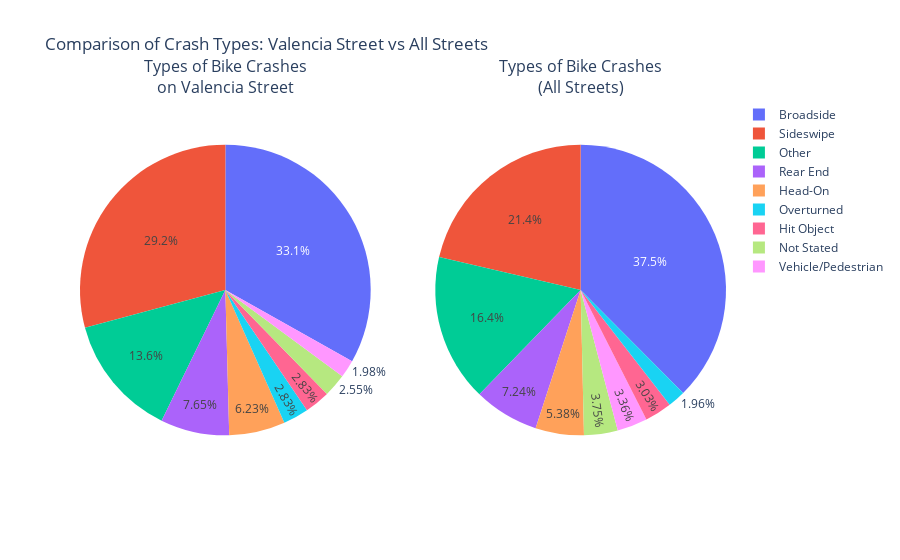
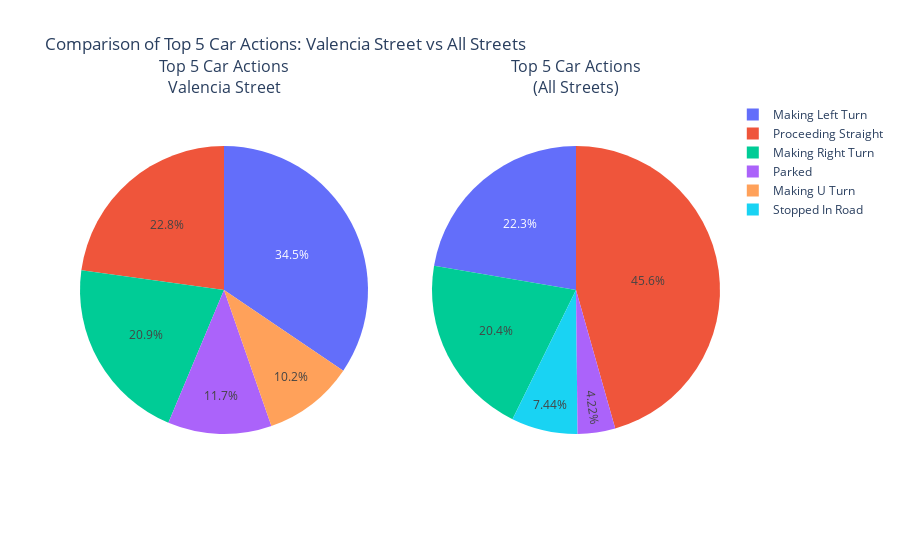
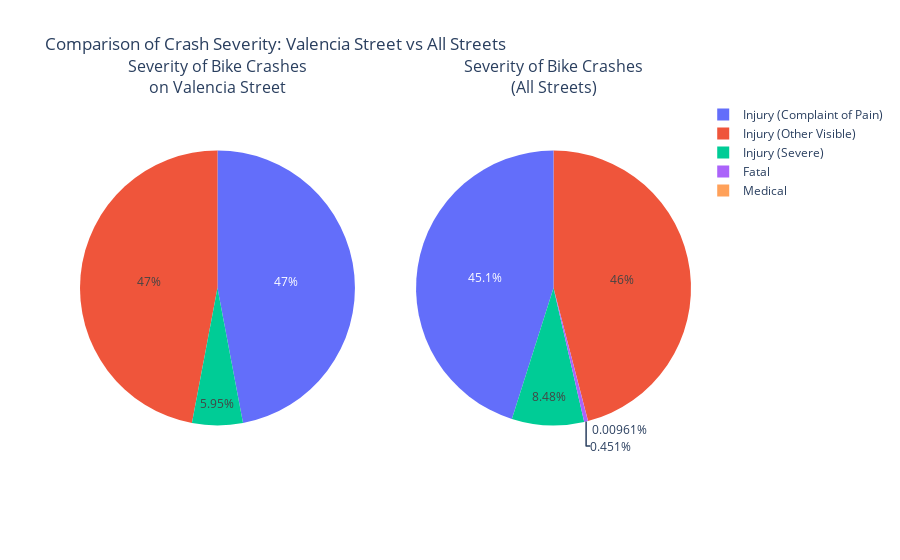
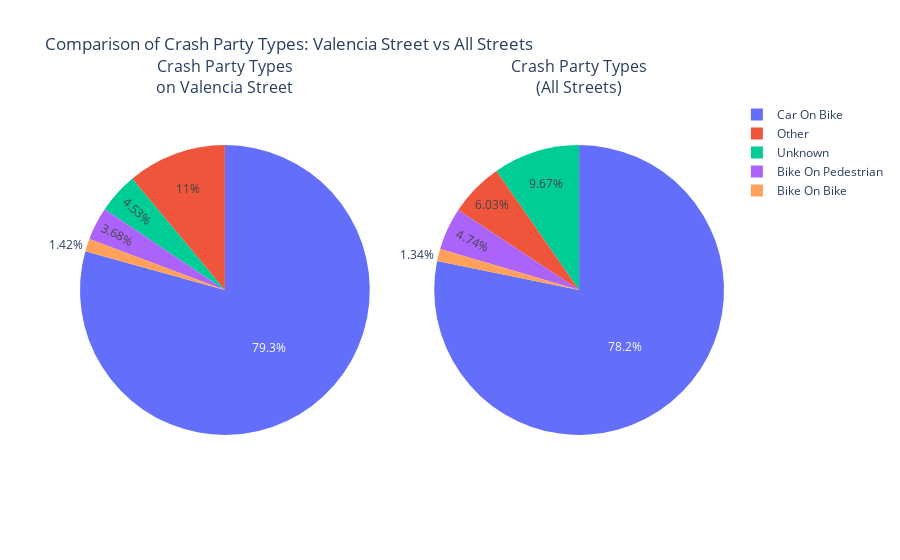

Notebook source saved alongside these figures, in order:
### Markdown cell above
## Crash and Ride Count Data Analysis

### Comparing Bicycle Crashes: Valencia Street and Citywide Patterns

Before diving into the center bike lane impact, it's useful to contextualize bicycle crash metrics on Valencia street against the rest of San Francisco. Several visualizations are presented to explore crash types, crash severity, driver behavior preceeding a crash, party involvement, and time of day between bicycle crashes on Valencia and those citywide. 

Crashes on Valencia Street are similar to the rest of the city in terms of severity and road users implicated (although during the time span analyzed there have been no fatal bike-related accidents reported on Valencia). However, Valencia has a significantly higher fraction of "parked car" crashes -- indicative of a cyclicst getting "doored" -- as compared to the top categories of crashes prevelant city-wide. In terms of timing, Valencia also shows a disproportionately higher concentration of crashes during the evening rush hour (5–8 p.m.), with peak morning crashes representing only 30.6% of peak evening volumes. This contrasts with citywide trends, where morning crashes reach approximately 77.8% of evening peak levels.

### Code cell
# Filter Valencia bike crashes
valencia_bike_crashes = crash_data[ii_valencia & ii_bike_crashes].copy()

# Metrics for Valencia bike crashes
valencia_crash_types = valencia_bike_crashes['type_of_collision'].value_counts()
valencia_crash_severity = valencia_bike_crashes['collision_severity'].value_counts()
valencia_crash_times = valencia_bike_crashes['collision_datetime'].dt.hour.value_counts().sort_index()

# Metrics for all bike crashes
all_bike_crash_types = crash_data[ii_bike_crashes]['type_of_collision'].value_counts()
all_bike_crash_severity = crash_data[ii_bike_crashes]['collision_severity'].value_counts()
all_bike_crash_times = crash_data[ii_bike_crashes]['collision_datetime'].dt.hour.value_counts().sort_index()

# Create subplots for crash types
fig_types_pie = make_subplots(rows=1, cols=2, specs=[[{'type': 'domain'}, {'type': 'domain'}]],
                              subplot_titles=["Types of Bike Crashes<br>on Valencia Street", "Types of Bike Crashes<br>(All Streets)"])

# Valencia Street pie chart
fig_types_pie.add_trace(
    go.Pie(labels=valencia_crash_types.index, values=valencia_crash_types.values, name="Valencia Street"),
    row=1, col=1
)

# All Streets pie chart
fig_types_pie.add_trace(
    go.Pie(labels=all_bike_crash_types.index, values=all_bike_crash_types.values, name="All Streets"),
    row=1, col=2
)

# Update layout
fig_types_pie.update_layout(title_text="Comparison of Crash Types: Valencia Street vs All Streets")
fig_types_pie.show()


# Add car action analysis
# Create subplots for car action comparison
fig_car_action = make_subplots(rows=1, cols=2, specs=[[{'type': 'domain'}, {'type': 'domain'}]],
                               subplot_titles=["Top 5 Car Actions<br>Valencia Street", "Top 5 Car Actions<br>(All Streets)"])

# Get car actions for Valencia Street (top 5)
valencia_car_action = valencia_bike_crashes.groupby(['car_action']).size()
valencia_car_action = valencia_car_action.dropna()
valencia_car_action_sorted = valencia_car_action.sort_values(ascending=False)
top_5_valencia_actions = valencia_car_action_sorted.head(5)

# Get car actions for All Streets (top 5)
all_bike_crashes = crash_data[ii_bike_crashes]
all_car_action = all_bike_crashes.groupby(['car_action']).size()
all_car_action = all_car_action.dropna()
all_car_action_sorted = all_car_action.sort_values(ascending=False)
top_5_all_actions = all_car_action_sorted.head(5)

# Valencia Street car actions pie chart
fig_car_action.add_trace(
    go.Pie(
        labels=top_5_valencia_actions.index,
        values=top_5_valencia_actions.values,
        name="Valencia Street"
    ),
    row=1, col=1
)

# All Streets car actions pie chart
fig_car_action.add_trace(
    go.Pie(
        labels=top_5_all_actions.index,
        values=top_5_all_actions.values,
        name="All Streets"
    ),
    row=1, col=2
)

# Update layout
fig_car_action.update_layout(title_text="Comparison of Top 5 Car Actions: Valencia Street vs All Streets")
fig_car_action.show()

# Create subplots for crash severity
fig_severity_pie = make_subplots(rows=1, cols=2, specs=[[{'type': 'domain'}, {'type': 'domain'}]],
                                 subplot_titles=["Severity of Bike Crashes<br>on Valencia Street", "Severity of Bike Crashes<br>(All Streets)"])

# Valencia Street pie chart
fig_severity_pie.add_trace(
    go.Pie(labels=valencia_crash_severity.index, values=valencia_crash_severity.values, name="Valencia Street"),
    row=1, col=1
)

# All Streets pie chart
fig_severity_pie.add_trace(
    go.Pie(labels=all_bike_crash_severity.index, values=all_bike_crash_severity.values, name="All Streets"),
    row=1, col=2
)

# Update layout
fig_severity_pie.update_layout(title_text="Comparison of Crash Severity: Valencia Street vs All Streets")
fig_severity_pie.show()

# Create a figure for time of crashes
fig_times_combined = go.Figure()

# Add Valencia Street data
fig_times_combined.add_trace(
    go.Scatter(
        x=valencia_crash_times.index,
        y=valencia_crash_times.values,
        mode='lines+markers',
        name='Valencia Street',
        line=dict(color='blue')
    )
)

# Add All Streets data
fig_times_combined.add_trace(
    go.Scatter(
        x=all_bike_crash_times.index,
        y=all_bike_crash_times.values,
        mode='lines+markers',
        name='All Streets',
        line=dict(color='red'),
        yaxis='y2'  # Assign to secondary y-axis
    )
)

# look at crash party type
# Create subplots for crash party type comparison
fig_party_pie = make_subplots(rows=1, cols=2, specs=[[{'type': 'domain'}, {'type': 'domain'}]],
                              subplot_titles=["Crash Party Types<br>on Valencia Street", "Crash Party Types<br>(All Streets)"])

# Get crash party types for Valencia and All Streets
valencia_party_types = valencia_bike_crashes['crash_party_type'].value_counts()
all_party_types = crash_data[ii_bike_crashes]['crash_party_type'].value_counts()

# Format labels by replacing underscores with spaces and capitalizing
valencia_party_labels = [label.replace('_', ' ').title() for label in valencia_party_types.index]
all_party_labels = [label.replace('_', ' ').title() for label in all_party_types.index]

# Valencia Street pie chart
fig_party_pie.add_trace(
    go.Pie(labels=valencia_party_labels, values=valencia_party_types.values, name="Valencia Street"),
    row=1, col=1
)

# All Streets pie chart
fig_party_pie.add_trace(
    go.Pie(labels=all_party_labels, values=all_party_types.values, name="All Streets"),
    row=1, col=2
)

# Update layout
fig_party_pie.update_layout(title_text="Comparison of Crash Party Types: Valencia Street vs All Streets")
fig_party_pie.show()

# Update layout for dual y-axes and move the legend
fig_times_combined.update_layout(
    title="Time of Bike Crashes: Valencia Street vs All Streets",
    xaxis_title="Hour of Day",
    yaxis=dict(
        title="Valencia Street Crash Count",
        showgrid=True, # Enable grid lines for the left y-axis
        range=(0, 50),
        nticks=10,  # Set number of ticks for the left y-axis
    ),
    yaxis2=dict(
        title="All Streets Crash Count",
        overlaying='y',  # Overlay the right y-axis on the left y-axis
        side='right',
        showgrid=False,  # Enable grid lines for the right y-axis
        range=(0, 1000),
        nticks=10  # Set number of ticks for the right y-axis
    ),
    legend=dict(
        title="Crash Location",
        x=0.01,  # Move legend to the top left
        y=0.99   # Move legend vertically near the top
    )
)

# Show the plot
fig_times_combined.show()

# show percentage of morning peak crashes vs evening peak crashes

print(f"Valencia Morning Peak vs Evening Peak: {valencia_crash_times[7:10].max() / valencia_crash_times[16:19].max() * 100:.2f}%")
print(f"All bike crashes Morning Peak vs Evening Peak: {all_bike_crash_times[7:10].max() / all_bike_crash_times[16:19].max() * 100:.2f}%")
# grab the center lane crash where the car was parked

### Figure 1 — Plotly figure (JSON) as saved in the notebook; plotly's stock layout.template omitted (floating-point values rounded to 4 significant figures)
{"data": [{"domain": {"x": [0, 0.45], "y": [0, 1]}, "labels": ["Broadside", "Sideswipe", "Other", "Rear End", "Head-On", "Overturned", "Hit Object", "Not Stated", "Vehicle/Pedestrian"], "name": "Valencia Street", "type": "pie", "values": [117, 103, 48, 27, 22, 10, 10, 9, 7]}, {"domain": {"x": [0.55, 1], "y": [0, 1]}, "labels": ["Broadside", "Sideswipe", "Other", "Rear End", "Head-On", "Not Stated", "Vehicle/Pedestrian", "Hit Object", "Overturned"], "name": "All Streets", "type": "pie", "values": [3908, 2224, 1705, 754, 560, 390, 350, 315, 204]}], "layout": {"annotations": [{"font": {"size": 16}, "showarrow": false, "text": "Types of Bike Crashes<br>on Valencia Street", "x": 0.225, "xanchor": "center", "xref": "paper", "y": 1, "yanchor": "bottom", "yref": "paper"}, {"font": {"size": 16}, "showarrow": false, "text": "Types of Bike Crashes<br>(All Streets)", "x": 0.775, "xanchor": "center", "xref": "paper", "y": 1, "yanchor": "bottom", "yref": "paper"}], "title": {"text": "Comparison of Crash Types: Valencia Street vs All Streets"}}}

### Figure 2 — Plotly figure (JSON) as saved in the notebook; plotly's stock layout.template omitted (floating-point values rounded to 4 significant figures)
{"data": [{"domain": {"x": [0, 0.45], "y": [0, 1]}, "labels": ["Making Left Turn", "Proceeding Straight", "Making Right Turn", "Parked", "Making U Turn"], "name": "Valencia Street", "type": "pie", "values": [71, 47, 43, 24, 21]}, {"domain": {"x": [0.55, 1], "y": [0, 1]}, "labels": ["Proceeding Straight", "Making Left Turn", "Making Right Turn", "Stopped In Road", "Parked"], "name": "All Streets", "type": "pie", "values": [3059, 1496, 1370, 499, 283]}], "layout": {"annotations": [{"font": {"size": 16}, "showarrow": false, "text": "Top 5 Car Actions<br>Valencia Street", "x": 0.225, "xanchor": "center", "xref": "paper", "y": 1, "yanchor": "bottom", "yref": "paper"}, {"font": {"size": 16}, "showarrow": false, "text": "Top 5 Car Actions<br>(All Streets)", "x": 0.775, "xanchor": "center", "xref": "paper", "y": 1, "yanchor": "bottom", "yref": "paper"}], "title": {"text": "Comparison of Top 5 Car Actions: Valencia Street vs All Streets"}}}

### Figure 3 — Plotly figure (JSON) as saved in the notebook; plotly's stock layout.template omitted (floating-point values rounded to 4 significant figures)
{"data": [{"domain": {"x": [0, 0.45], "y": [0, 1]}, "labels": ["Injury (Complaint of Pain)", "Injury (Other Visible)", "Injury (Severe)"], "name": "Valencia Street", "type": "pie", "values": [166, 166, 21]}, {"domain": {"x": [0.55, 1], "y": [0, 1]}, "labels": ["Injury (Other Visible)", "Injury (Complaint of Pain)", "Injury (Severe)", "Fatal", "Medical"], "name": "All Streets", "type": "pie", "values": [4784, 4695, 883, 47, 1]}], "layout": {"annotations": [{"font": {"size": 16}, "showarrow": false, "text": "Severity of Bike Crashes<br>on Valencia Street", "x": 0.225, "xanchor": "center", "xref": "paper", "y": 1, "yanchor": "bottom", "yref": "paper"}, {"font": {"size": 16}, "showarrow": false, "text": "Severity of Bike Crashes<br>(All Streets)", "x": 0.775, "xanchor": "center", "xref": "paper", "y": 1, "yanchor": "bottom", "yref": "paper"}], "title": {"text": "Comparison of Crash Severity: Valencia Street vs All Streets"}}}

### Figure 4 — Plotly figure (JSON) as saved in the notebook; plotly's stock layout.template omitted (floating-point values rounded to 4 significant figures)
{"data": [{"domain": {"x": [0, 0.45], "y": [0, 1]}, "labels": ["Car On Bike", "Other", "Unknown", "Bike On Pedestrian", "Bike On Bike"], "name": "Valencia Street", "type": "pie", "values": [280, 39, 16, 13, 5]}, {"domain": {"x": [0.55, 1], "y": [0, 1]}, "labels": ["Car On Bike", "Unknown", "Other", "Bike On Pedestrian", "Bike On Bike"], "name": "All Streets", "type": "pie", "values": [8142, 1007, 628, 493, 140]}], "layout": {"annotations": [{"font": {"size": 16}, "showarrow": false, "text": "Crash Party Types<br>on Valencia Street", "x": 0.225, "xanchor": "center", "xref": "paper", "y": 1, "yanchor": "bottom", "yref": "paper"}, {"font": {"size": 16}, "showarrow": false, "text": "Crash Party Types<br>(All Streets)", "x": 0.775, "xanchor": "center", "xref": "paper", "y": 1, "yanchor": "bottom", "yref": "paper"}], "title": {"text": "Comparison of Crash Party Types: Valencia Street vs All Streets"}}}
